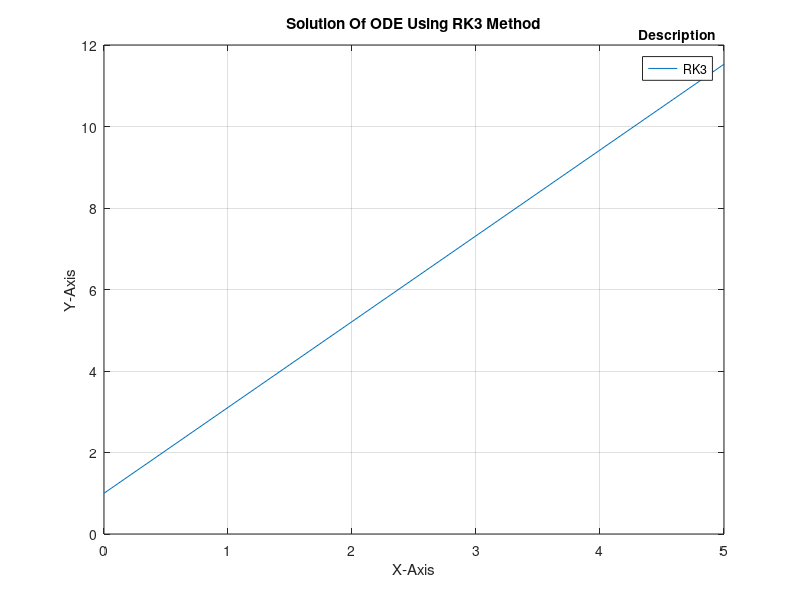

Source code (MATLAB):
clear all
clc
f = @(x, y) ((x.^2 + y.^2) / 10);
x(1) = 0;
y(1) = 1;
u = input("Enter a Point to Find It's Solution: ");
h = input("Enter Increament: ");
x = x(1) : h : u;
for i = 2 : length(x)
   k1 = h * f(x(i - 1), y(i - 1));
   k2 = h * f(x(i - 1) + (h / 2), y(i - 1) + (k1 / 2));
   k3 = h * f(x(i - 1) + h, y(i - 1) + 2 * k2 - k1);
   y(i) = y(i - 1) + (1 / 6) * (k1 + 4 * k2 + k3);
end
fprintf("Solution Of ODE Using RK3 Method at X(%.2f): %.4f\n", u, y(length(y)));
plot(x, y)
hold on
title("Solution Of ODE Using RK3 Method")
title(legend, 'Description')
legend('RK3')
grid on
xlabel('X-Axis'); ylabel('Y-Axis')
hold off
